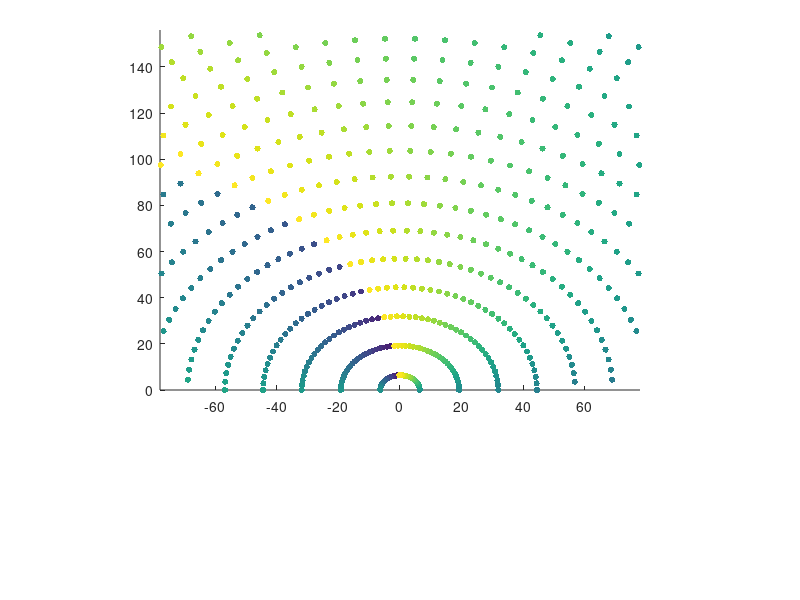

Source code (MATLAB):
% Communication between Arduino and MATLAB 
%   @author         Alejandro Granados
%   @organisation   King's College London
%   @module         Medical Robotics Hardware Development
%   @year           2024

close all;
clear all;

% Declare global variables
global hPlot hFig c x y 

% Create GUI
hFig = figure;

% Create plot area
hPlot = axes('Position', [0.2, 0.35, 0.6, 0.6]);
c = 0;

% Initialise geometry of 2-arm robotic system
r1 = 100; % Length of first arm
r2 = 100; % Length of second arm

resolution = 50;        
angle1_range = linspace(0, 180, resolution);  
angle2_range = linspace(0, 360, resolution);  

function T = forward_kinematics(r1, r2, theta1, theta2)
    % Convert angles to radians
    theta1 = deg2rad(theta1);
    theta2 = deg2rad(theta2);

    % Compute end-effector position
    x = r1 * cos(theta1) + r2 * cos(theta1 + theta2);
    y = r1 * sin(theta1) + r2 * sin(theta1 + theta2);

    % Homogeneous transformation matrix
    T = [1, 0, 0, x;
         0, 1, 0, y;
         0, 0, 1, 0;
         0, 0, 0, 1];
end


% Preallocate memory for coordinates
x = zeros(1, resolution^2);
y = zeros(1, resolution^2);

for t1 = 1:resolution
    for t2 = 1:resolution
        c = c + 1;
        
        % Compute forward kinematics
        T = forward_kinematics(r1, r2, angle1_range(t1), angle2_range(t2));
        
        % Ensure T is 4x4 matrix
        if size(T, 1) < 4 || size(T, 2) < 4
            error('forward_kinematics returned a non-4x4 matrix');
        end
        
        % Extract x and y from T
        x(c) = T(1,4);
        y(c) = T(2,4);
    end
end

% Filter points to fit within the specified range
valid_points = x >= -78 & x <= 78 & y >= 0 & y <= 156;
x = x(valid_points);
y = y(valid_points);

% Real-time plotting
colour = linspace(1,10,length(x));
scatter(hPlot, x, y, 20, colour, 'filled');

% Set axis limits
xlim([-78, 78]);
ylim([0, 156]);

hold on;
